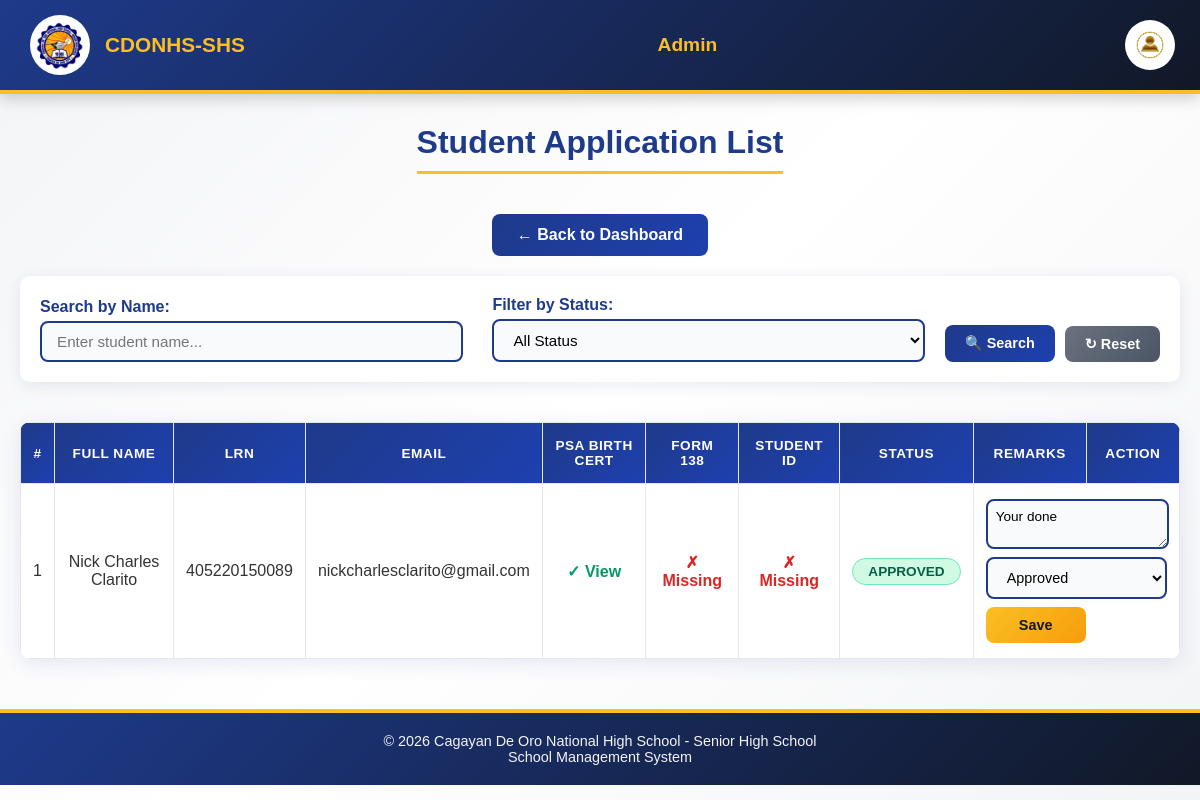
/Website_Files/Admin_Files/admin_student_application_list.php (signed in), run on an earlier commit of the app's database.
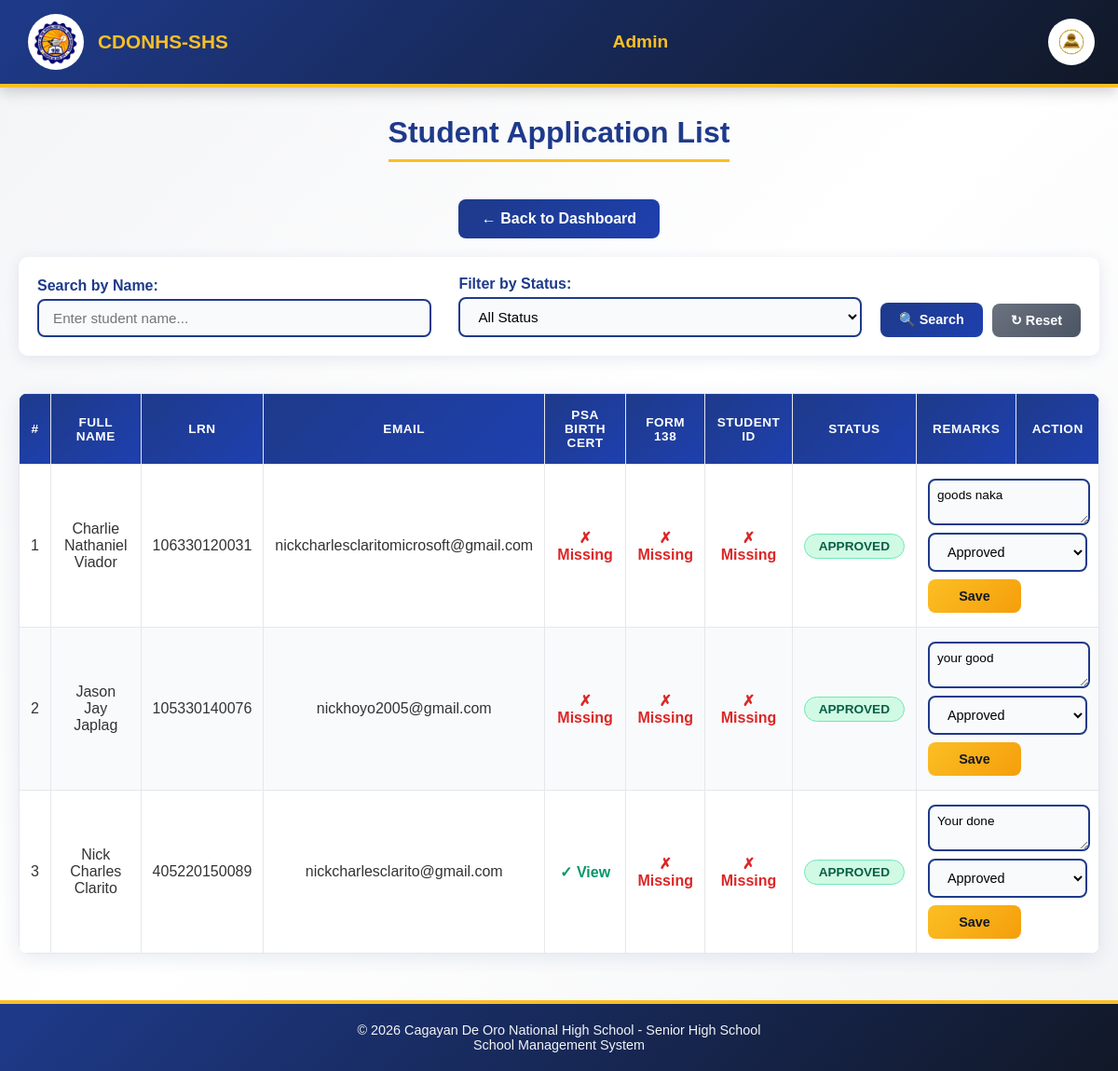
And on a later commit of the database.
### tables this page shows
CREATE TABLE `student_applications` (
  `application_id` int(11) NOT NULL,
  `first_name` varchar(100) NOT NULL,
  `last_name` varchar(100) NOT NULL,
  `middle_name` varchar(100) DEFAULT NULL,
  `extension_name` varchar(20) DEFAULT NULL,
  `lrn` varchar(12) NOT NULL,
  `date_of_birth` date NOT NULL,
  `gender` enum('male','female','other') NOT NULL,
  `civil_status` enum('single','married','divorced','widowed') NOT NULL,
  `house_number_street` varchar(255) NOT NULL,
  `barangay` varchar(100) NOT NULL,
  `city_municipality` varchar(100) NOT NULL,
  `province` varchar(100) NOT NULL,
  `contact_number` varchar(20) NOT NULL,
  `email` varchar(150) NOT NULL,
  `facebook_profile` varchar(255) DEFAULT NULL,
  `current_school` varchar(255) NOT NULL,
  `school_classification` enum('public','private') NOT NULL,
  `enrollment_type` enum('New','Transferee','Balik-Eskwela') NOT NULL DEFAULT 'New',
  `year_graduated` year(4) NOT NULL,
  `father_guardian_name` varchar(150) NOT NULL,
  `father_guardian_contact` varchar(20) NOT NULL,
  `mother_guardian_name` varchar(150) NOT NULL,
  `mother_guardian_contact` varchar(20) NOT NULL,
  `psa_birth_certificate` varchar(255) DEFAULT NULL,
  `form_138` varchar(255) DEFAULT NULL,
  `student_id_copy` varchar(255) DEFAULT NULL,
  `application_status` enum('Pending','Approved','Rejected') DEFAULT 'Pending',
  `remarks` text DEFAULT NULL,
  `date_submitted` timestamp NOT NULL DEFAULT current_timestamp(),
  `profile_image` varchar(255) DEFAULT NULL
);

### Website_Files/Admin_Files/admin_student_application_list.php (the view, shortened to what this page needs)
<?php
include "../../DB_Connection/Connection.php";
$search_name = isset($_GET['search_name']) ? trim($_GET['search_name']) : '';
$sql = "SELECT * FROM student_applications WHERE 1=1";
$sql .= " ORDER BY application_id DESC";
$result = $connection->query($sql);
?>
<!DOCTYPE html>
<html lang="en">
<head>
    <link rel="stylesheet" href="../../Design/main_design.css">
    <link rel="stylesheet" href="../../Design/profile_dropdown.css">
    <link rel="stylesheet" href="../../Design/admin/application_list_design.css">
</head>
<body>
    <div class="header">
        <div class="left">
            <img src="../../Assets/LOGO.png" alt="CDONSHS Logo">
            <span>CDONHS-SHS</span>
        </div>
        <div class="center">
            Admin
        </div>
        <div class="right">
            <button class="profile-btn" type="button">
                <img src="../../Assets/admin_profile.png">
            </button>
        </div>
    </div>
    <div class="page-title">
        <h1>Student Application List</h1>
    </div>
    <div class="nav-links">
        <a href="application_page.php">← Back to Dashboard</a>
    </div>
    <div class="filter-section">
        <form method="GET" class="filter-form">
            <div class="filter-row">
                <div class="filter-group">
                    <label for="search_name">Search by Name:</label>
                    <input type="text" id="search_name" name="search_name"
                           placeholder="Enter student name..."
                           value="<?= htmlspecialchars($search_name); ?>">
                </div>
                <div class="filter-group">
                    <label for="filter_status">Filter by Status:</label>
                    <select id="filter_status" name="filter_status">
                        <option value="">All Status</option>
                    </select>
                </div>
                <div class="filter-buttons">
                    <button type="submit" class="btn btn-filter">🔍 Search</button>
                    <a href="admin_student_application_list.php" class="btn btn-reset">↻ Reset</a>
                </div>
            </div>
        </form>
    </div>
    <div class="table-container">
        <table>
            <thead>
                <tr>
                    <th>#</th>
                    <th>Full Name</th>
                    <th>LRN</th>
                    <th>Email</th>
                    <th>PSA Birth Cert</th>
                    <th>Form 138</th>
                    <th>Student ID</th>
                    <th>Status</th>
                    <th>Remarks</th>
                    <th>Action</th>
                </tr>
            </thead>
            <tbody>
                <?php if ($result->num_rows > 0): ?>
                    <?php $count = 1; ?>
                    <?php while ($row = $result->fetch_assoc()): ?>
                        <tr>
                            <td><?= $count++; ?></td>
                            <td><?= htmlspecialchars($row['first_name'] . ' ' . $row['last_name']); ?></td>
                            <td><?= htmlspecialchars($row['lrn']); ?></td>
                            <td><?= htmlspecialchars($row['email']); ?></td>
                            <td>
                                <?php if (!empty($row['psa_birth_certificate'])): ?>
                                    <a href="../../uploads/<?= htmlspecialchars($row['psa_birth_certificate']); ?>"
                                       target="_blank" class="doc-submitted">✓ View</a>
                                <?php else: ?>
                                    <span class="doc-missing">✗ Missing</span>
                                <?php endif; ?>
                            </td>
                            <td>
                                <?php if (!empty($row['form_138'])): ?>
                                    <a href="../../uploads/<?= htmlspecialchars($row['form_138']); ?>"
                                       target="_blank" class="doc-submitted">✓ View</a>
                                <?php else: ?>
                                    <span class="doc-missing">✗ Missing</span>
                                <?php endif; ?>
                            </td>
                            <td>
                                <?php if (!empty($row['student_id_copy'])): ?>
                                    <a href="../../uploads/<?= htmlspecialchars($row['student_id_copy']); ?>"
                                       target="_blank" class="doc-submitted">✓ View</a>
                                <?php else: ?>
                                    <span class="doc-missing">✗ Missing</span>
                                <?php endif; ?>
                            </td>
                            <td>
                                <?php
                                $statusClass = 'status-pending';
                                if ($row['application_status'] == 'Approved') $statusClass = 'status-approved';
                                ?>
                                <span class="status-badge <?= $statusClass; ?>">
                                    <?= htmlspecialchars($row['application_status']); ?>
                                </span>
                            </td>
                            <td colspan="2">
                                <form action="../../Back_End_Files/PHP_Files/student_update_remarks.php" method="POST" class="form-inline">
                                    <textarea name="remarks" rows="2" class="remarks-small" placeholder="Enter remarks..."><?= htmlspecialchars($row['remarks'] ?? ''); ?></textarea>
                                    <select name="application_status" required>
                                        <option value="Approved" <?= $row['application_status']=='Approved'?'selected':''; ?>>Approved</option>
                                    </select>
                                    <button type="submit" class="btn btn-save">Save</button>
                                </form>
                            </td>
                        </tr>
                    <?php endwhile; ?>
                <?php endif; ?>
            </tbody>
        </table>
    </div>
    <div class="footer">
        © 2026 Cagayan De Oro National High School - Senior High School
        <br>
        School Management System
    </div>
</body>
</html>

### Design/main_design.css (style rules this page uses)
body { margin: 0; font-family: Arial, sans-serif; background: #f3f4f6; color: #111827; }
.header { background: linear-gradient(135deg, #1e3a8a, #111827); color: white; padding: 15px 30px; display: flex; align-items: center; justify-content: space-between; border-bottom: 4px solid #fbbf24; }
.header .left, .header .right { display: flex; align-items: center; gap: 15px; }
.header img { width: 50px; height: 50px; border-radius: 50%; background: #fff; padding: 5px; }
.header .center { text-align: center; flex: 1; font-weight: bold; font-size: 1.1em; color: #fbbf24; }
.footer { background: #111827; color: #f3f4f6; text-align: center; padding: 15px; border-top: 4px solid #fbbf24; font-size: 0.9em; }

### Design/profile_dropdown.css (style rules this page uses)
.profile-btn { background: none; border: none; padding: 0; margin: 0; width: 40px; height: 40px; cursor: pointer; display: flex; align-items: center; justify-content: center; }
.profile-btn img { width: 100%; height: 100%; object-fit: contain; }

What changed in the data, as far as the page shows it:
added student_applications: first_name+last_name "Charlie Nathaniel Viador", lrn "106330120031", email "nickcharlesclaritomicrosoft@gmail.com", shows "✗ Missing", application_status "APPROVED", remarks "goods naka", application_status "Approved"
added student_applications: first_name+last_name "Jason Jay Japlag", lrn "105330140076", email "nickhoyo2005@gmail.com", shows "✗ Missing", application_status "APPROVED", remarks "your good", application_status "Approved"
